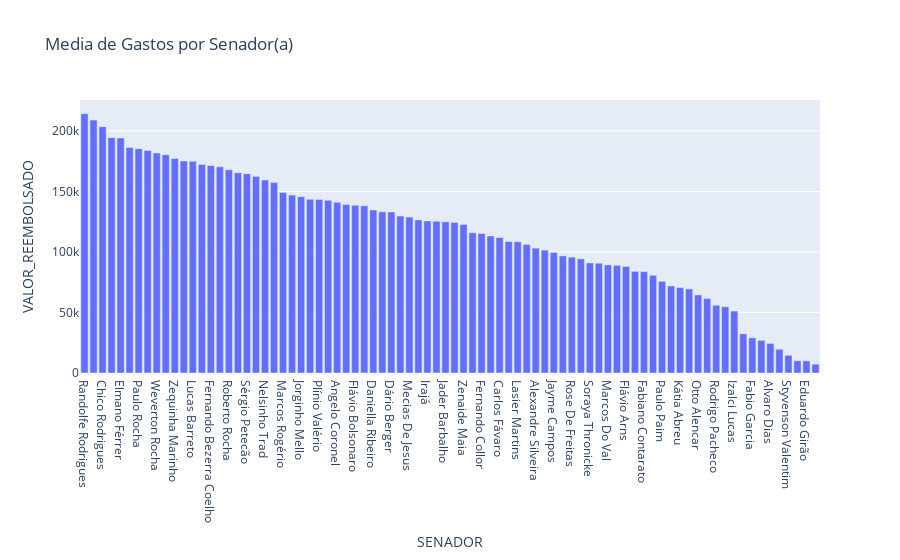

Notebook code for this chart:
### Code cell
df_2022_valor_medio_senador = df_2022.groupby(['SENADOR']).sum()
df_2022_valor_medio_senador
fig = px.bar(df_2022_valor_medio_senador, x=df_2022_valor_medio_senador.index, y='VALOR_REEMBOLSADO', title="Media de Gastos por Senador(a)")
fig.update_xaxes(categoryorder="total descending")
fig.show()

### Figure 1 — Plotly figure (JSON) as saved in the notebook; plotly's stock layout.template omitted (floating-point values rounded to 4 significant figures)
{"data": [{"alignmentgroup": "True", "hovertemplate": "SENADOR=%{x}<br>VALOR_REEMBOLSADO=%{y}<extra></extra>", "legendgroup": "", "marker": {"color": "#636efa", "pattern": {"shape": ""}}, "name": "", "offsetgroup": "", "orientation": "v", "showlegend": false, "textposition": "auto", "type": "bar", "x": ["Acir Gurgacz", "Alessandro Vieira", "Alexandre Silveira", "Alvaro Dias", "Angelo Coronel", "Antonio Anastasia", "Carlos Fávaro", "Carlos Portinho", "Carlos Viana", "Chico Rodrigues", "Chiquinho Feitosa", "Cid Gomes", "Confúcio Moura", "Daniella Ribeiro", "Davi Alcolumbre", "Dário Berger", "Eduardo Braga", "Eduardo Girão", "Eduardo Gomes", "Eliane Nogueira", "Eliziane Gama", "Elmano Férrer", "Esperidião Amin", "Fabiano Contarato", "Fabio Garcia", "Fernando Bezerra Coelho", "Fernando Collor", "Flávio Arns", "Flávio Bolsonaro", "Giordano", "Humberto Costa", "Irajá", "Izalci Lucas", "Jader Barbalho", "Jaques Wagner", "Jarbas Vasconcelos", "Jayme Campos", "Jean Paul Prates", "Jorginho Mello", "José Aníbal", "José Serra", "Kátia Abreu", "Lasier Martins", "Lucas Barreto", "Luis Carlos Heinze", "Luiz Carlos Do Carmo", "Mailza Gomes", "Mara Gabrilli", "Marcelo Castro", "Marcio Bittar", "Marcos Do Val", "Marcos Rogério", "Maria Do Carmo Alves", "Maria Eliza De Aguiar E Silva", "Mecias De Jesus", "Nelsinho Trad", "Nilda Gondim", "Omar Aziz", "Otto Alencar", "Paulo Paim", "Paulo Rocha", "Plínio Valério", "Randolfe Rodrigues", "Renan Calheiros", "Roberto Rocha", "Rodrigo Cunha", "Rodrigo Pacheco", "Rogério Carvalho", "Romário", "Rose De Freitas", "Simone Tebet", "Soraya Thronicke", "Styvenson Valentim", "Sérgio Petecão", "Tasso Jereissati", "Telmário Mota", "Vanderlan Cardoso", "Veneziano Vital Do Rêgo", "Wellington Fagundes", "Weverton Rocha", "Zenaide Maia", "Zequinha Marinho"], "xaxis": "x", "y": [172300.0, 165500.0, 103217, 24360.0, 141000.0, 19650.0, 112000.0, 138100.0, 143500.0, 203500.0, 54740.0, 129700.0, 90700.0, 134700.0, 113240, 133100.0, 183900.0, 10050.0, 94290.0, 80750.0, 157300.0, 194200.0, 162400.0, 83710.0, 29080.0, 171400.0, 115300.0, 87960.0, 138500.0, 69460.0, 139200.0, 125700.0, 51190.0, 125000, 125400.0, 108600.0, 99590.0, 180300.0, 145600.0, 27000, 61580.0, 70550.0, 108400.0, 174900.0, 124400.0, 71900.0, 186400.0, 88970.0, 147000.0, 142700.0, 89280.0, 149100.0, 126500.0, 10140.0, 128800.0, 159500.0, 106100.0, 194400.0, 64470.0, 75750.0, 185400.0, 143400.0, 214276, 133200.0, 167800.0, 175100.0, 55990.0, 209000.0, 101500.0, 95720.0, 83990.0, 90920.0, 14610.0, 164700.0, 32310.0, 170300.0, 7329.0, 115800.0, 96780.0, 181800.0, 122700.0, 177200.0], "yaxis": "y"}], "layout": {"barmode": "relative", "legend": {"tracegroupgap": 0}, "title": {"text": "Media de Gastos por Senador(a)"}, "xaxis": {"anchor": "y", "categoryorder": "total descending", "domain": [0, 1], "title": {"text": "SENADOR"}}, "yaxis": {"anchor": "x", "domain": [0, 1], "title": {"text": "VALOR_REEMBOLSADO"}}}}
